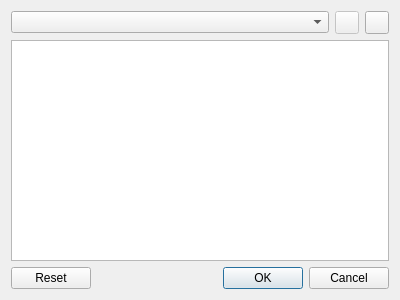
<?xml version="1.0" encoding="UTF-8"?>
<ui version="4.0">
 <class>SelectAbilitiesDialog</class>
 <widget class="QDialog" name="SelectAbilitiesDialog">
  <property name="geometry">
   <rect>
    <x>0</x>
    <y>0</y>
    <width>400</width>
    <height>300</height>
   </rect>
  </property>
  <property name="windowTitle">
   <string>Dialog</string>
  </property>
  <layout class="QGridLayout" name="gridLayout">
   <item row="2" column="0" colspan="3">
    <widget class="QDialogButtonBox" name="btnBox">
     <property name="orientation">
      <enum>Qt::Horizontal</enum>
     </property>
     <property name="standardButtons">
      <set>QDialogButtonBox::Cancel|QDialogButtonBox::Ok|QDialogButtonBox::Reset</set>
     </property>
    </widget>
   </item>
   <item row="0" column="2">
    <widget class="QToolButton" name="addBtn">
     <property name="icon">
      <iconset resource="../../resource.qrc">
       <normaloff>:/plus.svg</normaloff>:/plus.svg</iconset>
     </property>
    </widget>
   </item>
   <item row="1" column="0" colspan="3">
    <widget class="QListView" name="listView">
     <property name="editTriggers">
      <set>QAbstractItemView::NoEditTriggers</set>
     </property>
    </widget>
   </item>
   <item row="0" column="0">
    <widget class="QComboBox" name="selectionBox">
     <property name="placeholderText">
      <string>Select Your skill</string>
     </property>
    </widget>
   </item>
   <item row="0" column="1">
    <widget class="QToolButton" name="remBtn">
     <property name="enabled">
      <bool>false</bool>
     </property>
     <property name="icon">
      <iconset resource="../../resource.qrc">
       <normaloff>:/minus.png</normaloff>:/minus.png</iconset>
     </property>
    </widget>
   </item>
  </layout>
 </widget>
 <resources>
  <include location="../../resource.qrc"/>
 </resources>
 <connections>
  <connection>
   <sender>btnBox</sender>
   <signal>accepted()</signal>
   <receiver>SelectAbilitiesDialog</receiver>
   <slot>accept()</slot>
   <hints>
    <hint type="sourcelabel">
     <x>248</x>
     <y>254</y>
    </hint>
    <hint type="destinationlabel">
     <x>157</x>
     <y>274</y>
    </hint>
   </hints>
  </connection>
  <connection>
   <sender>btnBox</sender>
   <signal>rejected()</signal>
   <receiver>SelectAbilitiesDialog</receiver>
   <slot>reject()</slot>
   <hints>
    <hint type="sourcelabel">
     <x>316</x>
     <y>260</y>
    </hint>
    <hint type="destinationlabel">
     <x>286</x>
     <y>274</y>
    </hint>
   </hints>
  </connection>
 </connections>
</ui>
